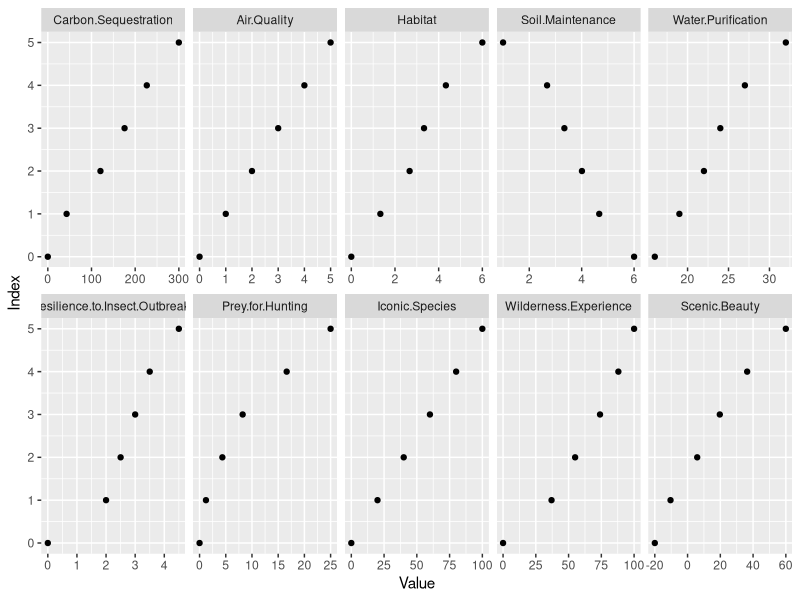
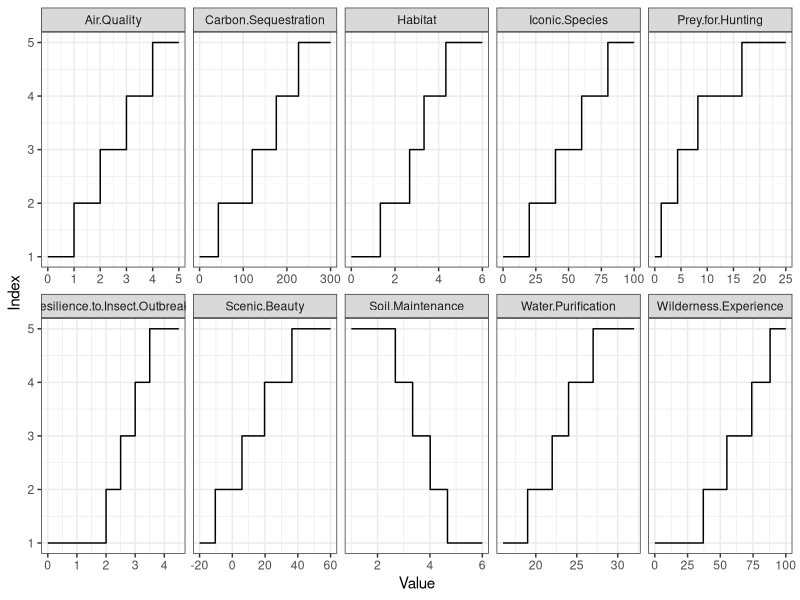

Source code (R) for these figures, in order:
# Libraries ####
library(ggplot2)
library(plyr)
library(reshape2)

# Analysis ####

# Load info on breaks used
break_df <- read.csv("EPIC_breaks.csv")

# Basic plotting of breaks
point_plot <- ggplot(melt(break_df, id.var="Index"), aes(x=value, y=Index)) + geom_point() + facet_wrap(facets="variable", scales="free_x", ncol=5) + xlab("Value")

# Fill in complete line showing step function used

step_ends <- function(upper, lower, score)
{
  return(data.frame(value=c(lower, upper), Index=score))
}

make_step_df <- function (breaks, index, variable){
  step_df <- data.frame(value=NA, Index=NA)[0,]  
  for (i in 1:(length(index)-1)){
    score <- index[i+1]
    lower <- breaks[i]
    upper <- breaks[i+1]
    
    step_df <- rbind(step_df, step_ends(upper, lower, score))
  }
  step_df$variable <- variable
  return(step_df)
}

step_list <- lapply(2:11, function(x){make_step_df(break_df[[x]], break_df$Index, names(break_df)[x])})
# Correct order of decreasing valuation function (soil maintenance)
step_list[[4]] <- step_list[[4]][nrow(step_list[[4]]):1, ]
step_df <- do.call(rbind, step_list)

# Plot stepped breaks
step_plot <- ggplot(step_df, aes(x=value, y=Index)) + geom_line() + facet_wrap(facets="variable", scales="free_x", ncol=5) + xlab("Value") + theme_bw()

# Saving figures ####
ggsave("break_point_plot.pdf", point_plot, width=6, height=4)
ggsave("break_step_plot.pdf", step_plot, width=6, height=4)